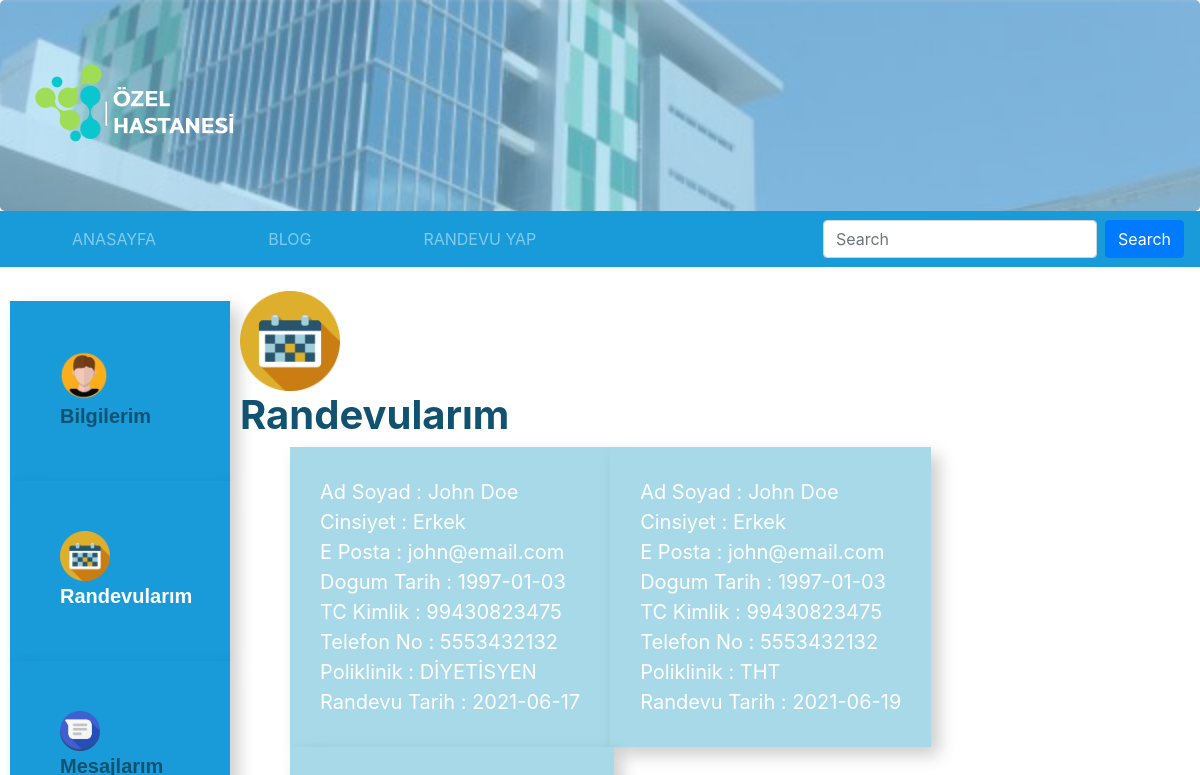
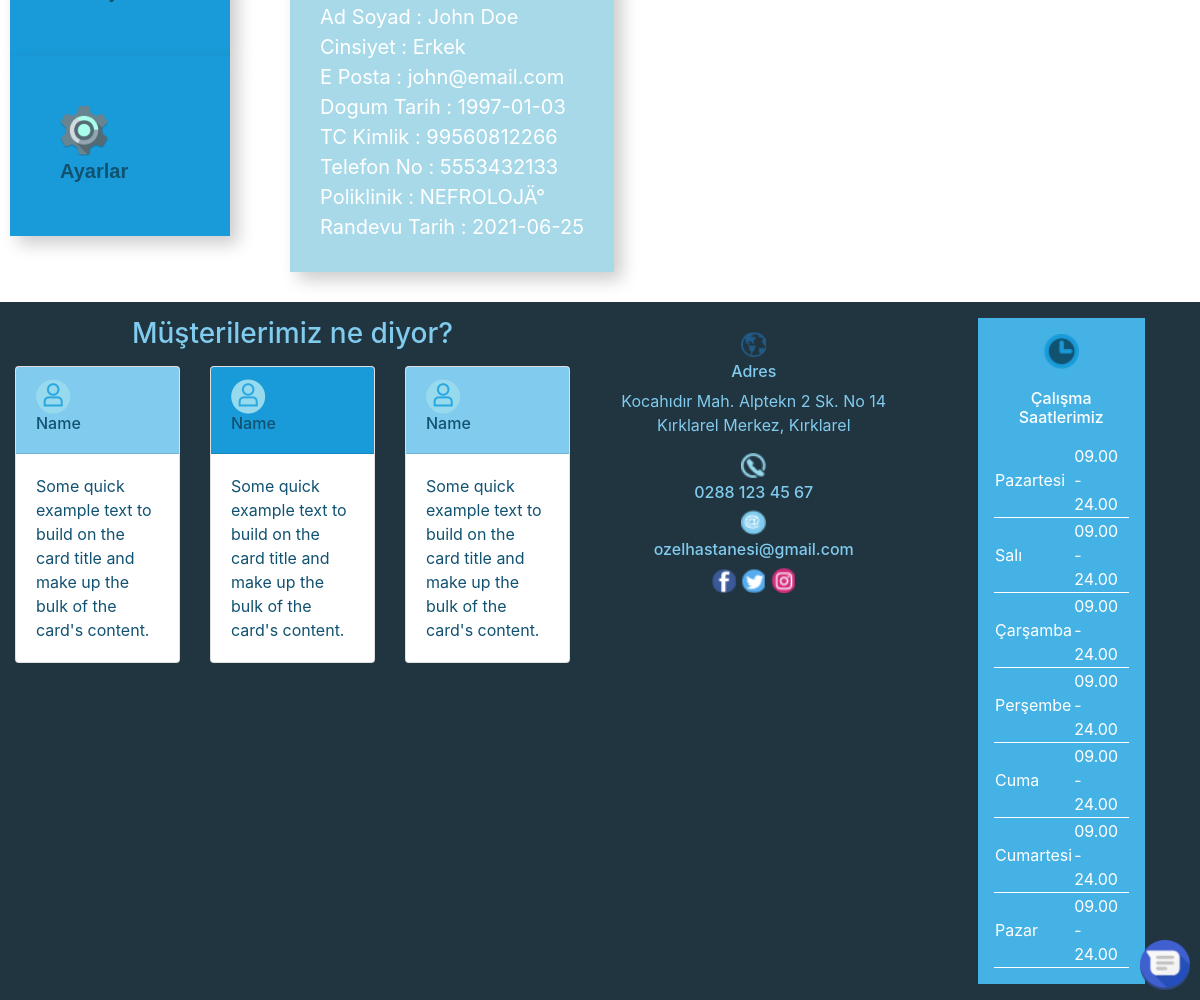
The page /oncekirandevularim.php (signed in) on the database its author committed (2 pictures, top to bottom).
### tables this page shows
CREATE TABLE IF NOT EXISTS `randevu` (
  `adsoyad` text NOT NULL,
  `cinsiyet` text NOT NULL,
  `eposta` varchar(100) NOT NULL,
  `dogumtarih` date NOT NULL,
  `tckn` bigint(255) NOT NULL,
  `tel` bigint(255) NOT NULL,
  `poliklinik` text NOT NULL,
  `randevutarih` date NOT NULL
);

### oncekirandevularim.php (the view, shortened to what this page needs)
<?php
include "config.php";
$result = mysqli_query($con, "SELECT * FROM randevu WHERE eposta='".$_SESSION['email']."'");
?>
<!DOCTYPE html>
<html>
<html lang="en">
<head>
    <link rel="stylesheet" href="https://cdn.jsdelivr.net/npm/bootstrap@4.5.3/dist/css/bootstrap.min.css"
>
    <link rel="stylesheet" href="style2.css">
</head>
<body>
    <div class="jumbotron mb-0">
        <a href="anasayfa.html"><img src="img/logo.png" alt=""></a>
    </div>
    <nav class="navbar navbar-expand-sm ">
        <div class="collapse navbar-collapse" id="collapsibleNavbar">
            <ul class="navbar-nav mr-auto">
                <li class="nav-item">
                    <a class="nav-link" href="anasayfa.php">ANASAYFA<span class="sr-only">(current)</span></a>
                </li>
                <li class="nav-item">
                    <a class="nav-link" href="#">BLOG</a>
                </li>
                <li class="nav-item">
                    <a class="nav-link" href="randevuform.html" target="_blank">RANDEVU YAP</a>
                </li>
            </ul>
            <form class="form-inline my-2 my-lg-0">
                <input class="form-control mr-sm-2" type="search" placeholder="Search" aria-label="Search">
                <button class="btn btn-primary  my-2 my-sm-0" type="submit">Search</button>
            </form>
        </div>
    </nav><br>
    <div class="clearfix">
  <div class="column menu">
    <ul>
      <li><a class="letter" href="bilgilerim.php"><img src="img/profile.png" weight="50px" height="50px"> Bilgilerim</a></li>
      <a class="letter" href="oncekirandevularim.php"><li><img src="img/appointment.png" weight="50px" height="50px">Randevularım</li></a>
      <li><a class="letter" href="mesajlarim.html"><img src="img/message.png" weight="40px" height="40px"> Mesajlarım</a></li>
      <li><a class="letter" href="ayarlar.html"><img src="img/clipart494368.png" weight="50px" height="50px"> Ayarlar</a></li>
    </ul>
  </div>
  <div>
    <img src="img/appointment.png" weight="100px" height="100px">
    <h1>Randevularım</h1>
    <div class="column2 menu2">
        <?php while($row = mysqli_fetch_assoc($result)) : ?>
        <ul>
        <li>Ad Soyad : <?= $row["adsoyad"] ?><br>
          Cinsiyet : <?= $row["cinsiyet"] ?><br>
          E Posta : <?= $row["eposta"] ?><br>
          Dogum Tarih : <?= $row["dogumtarih"] ?><br>
          TC Kimlik : <?= $row["tckn"] ?><br>
          Telefon No : <?= $row["tel"] ?><br>
          Poliklinik : <?= $row["poliklinik"] ?><br>
          Randevu Tarih : <?= $row["randevutarih"] ?></li>
        </ul>
        <?php endwhile; ?>
    </div>
</div>
</div>
    <div class="row footer">
        <div class="col-lg-6">
            <a href="mesajlarim.html"><img class="message" src="img/message.png" width="50px" height="50px"></a>
            <div class="review">
                <h3>Müşterilerimiz ne diyor?</h3>
                <div class="card-deck">
                    <div class="card">
                        <div class="card-header">
                            <img src="img/login logo.png" alt="">
                            <h6>Name</h6>
                        </div>
                        <div class="card-body">
                            <p class="card-text">Some quick example text to build on the card title and make up the bulk
                                of the card's content.</p>
                        </div>
                    </div>
                    <div class="card">
                        <div class="card-header" style="background-color: #199BD9;">
                            <img src="img/login logo.png" alt="">
                            <h6>Name</h6>
                        </div>
                        <div class="card-body">
                            <p class="card-text">Some quick example text to build on the card title and make up the bulk
                                of the card's content.</p>
                        </div>
                    </div>
                    <div class="card">
                        <div class="card-header">
                            <img src="img/login logo.png" alt="">
                            <h6>Name</h6>
                        </div>
                        <div class="card-body">
                            <p class="card-text">Some quick example text to build on the card title and make up the bulk
                                of the card's content.</p>
                        </div>
                    </div>
                </div>
            </div>
        </div>
        <div class="col-lg-3">
            <div class="contactinfo">
                <img src="img/adress logo.png" height="25px" width="25px" alt="">
                <h6>Adres</h6>
                <p>Kocahıdır Mah. Alptekn 2 Sk. No 14
                    Kırklarel Merkez, Kırklarel
                </p>
                <img src="img/contact logo.png" height="25px" width="25px" alt="">
                <h6>0288 123 45 67</h6>
                <img src="img/email logo.png" height="25px" width="25px" alt="">
                <h6>ozelhastanesi@gmail.com</h6>
                <img src="img/fb logo.png" height="25px" width="25px" alt="">
                <img src="img/twitter logo.png" height="25px" width="25px" alt="">
                <img src="img/ig logo.png" height="25px" width="25px" alt="">
            </div>
        </div>
        <div class="col-lg-3">
            <div class="tabelwaktu">
                <img src="img/clock logo 2.png" height="35px" width="35px" style="margin-bottom: 20px;" alt="">
                <h6>Çalışma Saatlerimiz</h6>
                <table>
                    <tr>
                        <td>Pazartesi</td>
                        <td>09.00 - 24.00</td>
                    </tr>
                    <tr>
                        <td>Salı</td>
                        <td>09.00 - 24.00</td>
                    </tr>
                    <tr>
                        <td>Çarşamba</td>
                        <td>09.00 - 24.00</td>
                    </tr>
                    <tr>
                        <td>Perşembe</td>
                        <td>09.00 - 24.00</td>
                    </tr>
                    <tr>
                        <td>Cuma</td>
                        <td>09.00 - 24.00</td>
                    </tr>
                    <tr>
                        <td>Cumartesi</td>
                        <td>09.00 - 24.00</td>
                    </tr>
                    <tr>
                        <td>Pazar</td>
                        <td>09.00 - 24.00</td>
                    </tr>
                </table>
            </div>
        </div>
    </div>
</body>
</html>

### style2.css (style rules this page uses)
body { color: #115271; }
.navbar { background-color: #199BD9; }
.card-deck { margin: 0; }
a.nav-link { margin: 0 3em; color: #80CBEE; }
.footer { background-color: #213540; color: #80CBEE; margin-top: 30px; }
table { width: 100%; color: white; }
table, td { border-bottom: 1px solid white; }
.tabelwaktu { background-color: #45B2E5; margin: 1em 20%; padding: 1em; align-items: center; display: flex; flex-direction: column; }
.tabelwaktu h6 { text-align: center; color: white; margin-bottom: 1em; }
.jumbotron { background-image: url("img/header.png"); background-size: cover; }
.contactinfo { margin-top: 30px; text-align: center; align-items: center; }
.contactinfo img { margin-bottom: 5px; }
.review { margin-top: 15px; align-items: center; color: #115271; }
.review h3 { text-align: center; margin-bottom: 15px; color: #80CBEE; }
.review .card-header { background-color: #80CBEE; }
.column { float: left; padding: 10px; }
.column2 { padding: 0px; position: sticky; top: 0px; left: 50px; }
.clearfix::after { content: ""; clear: both; display: table; }
.menu { width: 20%; }
.menu2 { width:80%; }
.menu ul { list-style-type: none; margin: 0; padding: 0; }
.menu2 ul { list-style-type: none; margin: 0; padding: 0; float:left; }
.menu li { padding: 50px; font-size: 20px; margin-bottom: 0px; background-color: #199BD9; box-shadow: 8px 8px 16px 0px rgba(0,0,0,0.2); color: #ffffff; }
.menu2 li { padding: 30px; font-size: 20px; margin-bottom: 0px; background-color: #A8D9E8; box-shadow: 8px 8px 16px 0px rgba(0,0,0,0.2); color: #ffffff; }
.letter { color: #115271; font-family:sans-serif; font-weight: 700; }
h1 { font-weight: 750; }
.message { bottom: 10px; right: 10px; position: fixed; width:50px; z-index: 1; }
input { width: 600px; }

### rows shown on the page
randevu: adsoyad "John Doe", cinsiyet "Erkek", eposta "john@email.com", dogumtarih "1997-01-03", tckn "99430823475", tel "5553432132", poliklinik "DİYETİSYEN", randevutarih "2021-06-17"
randevu: adsoyad "John Doe", cinsiyet "Erkek", eposta "john@email.com", dogumtarih "1997-01-03", tckn "99430823475", tel "5553432132", poliklinik "THT", randevutarih "2021-06-19"
randevu: adsoyad "John Doe", cinsiyet "Erkek", eposta "john@email.com", dogumtarih "1997-01-03", tckn "99560812266", tel "5553432133", poliklinik "NEFROLOJÄ°", randevutarih "2021-06-25"
